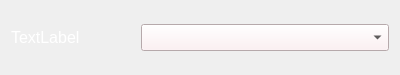
<?xml version="1.0" encoding="UTF-8"?>
<ui version="4.0">
 <class>hzd::QRowComboBox</class>
 <widget class="QWidget" name="hzd::QRowComboBox">
  <property name="geometry">
   <rect>
    <x>0</x>
    <y>0</y>
    <width>400</width>
    <height>75</height>
   </rect>
  </property>
  <property name="font">
   <font>
    <pointsize>16</pointsize>
   </font>
  </property>
  <property name="windowTitle">
   <string>QRowComboBox</string>
  </property>
  <property name="styleSheet">
   <string notr="true">QLabel{
	color:white;
}
QComboBox{
	color:black;
	background-color:rgb(255, 237, 240);
}</string>
  </property>
  <layout class="QHBoxLayout" name="horizontalLayout" stretch="1,2">
   <item>
    <widget class="QLabel" name="label">
     <property name="font">
      <font>
       <pointsize>12</pointsize>
      </font>
     </property>
     <property name="text">
      <string>TextLabel</string>
     </property>
    </widget>
   </item>
   <item>
    <widget class="QComboBox" name="comboBox">
     <property name="font">
      <font>
       <pointsize>12</pointsize>
      </font>
     </property>
     <property name="maxVisibleItems">
      <number>6</number>
     </property>
    </widget>
   </item>
  </layout>
 </widget>
 <resources/>
 <connections/>
</ui>
